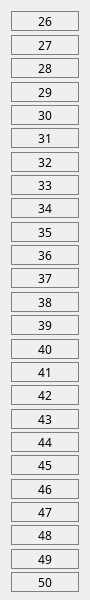
                <widget class="QWidget" name="widget_13" native="true">
                 <property name="minimumSize">
                  <size>
                   <width>90</width>
                   <height>600</height>
                  </size>
                 </property>
                 <property name="maximumSize">
                  <size>
                   <width>90</width>
                   <height>600</height>
                  </size>
                 </property>
                 <layout class="QVBoxLayout" name="verticalLayout_6">
                  <item>
                   <widget class="QPushButton" name="parking_26">
                    <property name="minimumSize">
                     <size>
                      <width>0</width>
                      <height>20</height>
                     </size>
                    </property>
                    <property name="font">
                     <font>
                      <family>Segoe UI Black</family>
                      <pointsize>9</pointsize>
                     </font>
                    </property>
                    <property name="styleSheet">
                     <string notr="true">border : 1 solid gray;</string>
                    </property>
                    <property name="text">
                     <string>26</string>
                    </property>
                   </widget>
                  </item>
                  <item>
                   <widget class="QPushButton" name="parking_27">
                    <property name="minimumSize">
                     <size>
                      <width>0</width>
                      <height>20</height>
                     </size>
                    </property>
                    <property name="font">
                     <font>
                      <family>Segoe UI Black</family>
                      <pointsize>9</pointsize>
                     </font>
                    </property>
                    <property name="styleSheet">
                     <string notr="true">border : 1 solid gray;</string>
                    </property>
                    <property name="text">
                     <string>27</string>
                    </property>
                   </widget>
                  </item>
                  <item>
                   <widget class="QPushButton" name="parking_28">
                    <property name="minimumSize">
                     <size>
                      <width>0</width>
                      <height>20</height>
                     </size>
                    </property>
                    <property name="font">
                     <font>
                      <family>Segoe UI Black</family>
                      <pointsize>9</pointsize>
                     </font>
                    </property>
                    <property name="styleSheet">
                     <string notr="true">border : 1 solid gray;</string>
                    </property>
                    <property name="text">
                     <string>28</string>
                    </property>
                   </widget>
                  </item>
                  <item>
                   <widget class="QPushButton" name="parking_29">
                    <property name="minimumSize">
                     <size>
                      <width>0</width>
                      <height>20</height>
                     </size>
                    </property>
                    <property name="font">
                     <font>
                      <family>Segoe UI Black</family>
                      <pointsize>9</pointsize>
                     </font>
                    </property>
                    <property name="styleSheet">
                     <string notr="true">border : 1 solid gray;</string>
                    </property>
                    <property name="text">
                     <string>29</string>
                    </property>
                   </widget>
                  </item>
                  <item>
                   <widget class="QPushButton" name="parking_30">
                    <property name="minimumSize">
                     <size>
                      <width>0</width>
                      <height>20</height>
                     </size>
                    </property>
                    <property name="font">
                     <font>
                      <family>Segoe UI Black</family>
                      <pointsize>9</pointsize>
                     </font>
                    </property>
                    <property name="styleSheet">
                     <string notr="true">border : 1 solid gray;</string>
                    </property>
                    <property name="text">
                     <string>30</string>
                    </property>
                   </widget>
                  </item>
                  <item>
                   <widget class="QPushButton" name="parking_31">
                    <property name="minimumSize">
                     <size>
                      <width>0</width>
                      <height>20</height>
                     </size>
                    </property>
                    <property name="font">
                     <font>
                      <family>Segoe UI Black</family>
                      <pointsize>9</pointsize>
                     </font>
                    </property>
                    <property name="styleSheet">
                     <string notr="true">border : 1 solid gray;</string>
                    </property>
                    <property name="text">
                     <string>31</string>
                    </property>
                   </widget>
                  </item>
                  <item>
                   <widget class="QPushButton" name="parking_32">
                    <property name="minimumSize">
                     <size>
                      <width>0</width>
                      <height>20</height>
                     </size>
                    </property>
                    <property name="font">
                     <font>
                      <family>Segoe UI Black</family>
                      <pointsize>9</pointsize>
                     </font>
                    </property>
                    <property name="styleSheet">
                     <string notr="true">border : 1 solid gray;</string>
                    </property>
                    <property name="text">
                     <string>32</string>
                    </property>
                   </widget>
                  </item>
                  <item>
                   <widget class="QPushButton" name="parking_33">
                    <property name="minimumSize">
                     <size>
                      <width>0</width>
                      <height>20</height>
                     </size>
                    </property>
                    <property name="font">
                     <font>
                      <family>Segoe UI Black</family>
                      <pointsize>9</pointsize>
                     </font>
                    </property>
                    <property name="styleSheet">
                     <string notr="true">border : 1 solid gray;</string>
                    </property>
                    <property name="text">
                     <string>33</string>
                    </property>
                   </widget>
                  </item>
                  <item>
                   <widget class="QPushButton" name="parking_34">
                    <property name="minimumSize">
                     <size>
                      <width>0</width>
                      <height>20</height>
                     </size>
                    </property>
                    <property name="font">
                     <font>
                      <family>Segoe UI Black</family>
                      <pointsize>9</pointsize>
                     </font>
                    </property>
                    <property name="styleSheet">
                     <string notr="true">border : 1 solid gray;</string>
                    </property>
                    <property name="text">
                     <string>34</string>
                    </property>
                   </widget>
                  </item>
                  <item>
                   <widget class="QPushButton" name="parking_35">
                    <property name="minimumSize">
                     <size>
                      <width>0</width>
                      <height>20</height>
                     </size>
                    </property>
                    <property name="font">
                     <font>
                      <family>Segoe UI Black</family>
                      <pointsize>9</pointsize>
                     </font>
                    </property>
                    <property name="styleSheet">
                     <string notr="true">border : 1 solid gray;</string>
                    </property>
                    <property name="text">
                     <string>35</string>
                    </property>
                   </widget>
                  </item>
                  <item>
                   <widget class="QPushButton" name="parking_36">
                    <property name="minimumSize">
                     <size>
                      <width>0</width>
                      <height>20</height>
                     </size>
                    </property>
                    <property name="font">
                     <font>
                      <family>Segoe UI Black</family>
                      <pointsize>9</pointsize>
                     </font>
                    </property>
                    <property name="styleSheet">
                     <string notr="true">border : 1 solid gray;</string>
                    </property>
                    <property name="text">
                     <string>36</string>
                    </property>
                   </widget>
                  </item>
                  <item>
                   <widget class="QPushButton" name="parking_37">
                    <property name="minimumSize">
                     <size>
                      <width>0</width>
                      <height>20</height>
                     </size>
                    </property>
                    <property name="font">
                     <font>
                      <family>Segoe UI Black</family>
                      <pointsize>9</pointsize>
                     </font>
                    </property>
                    <property name="styleSheet">
                     <string notr="true">border : 1 solid gray;</string>
                    </property>
                    <property name="text">
                     <string>37</string>
                    </property>
                   </widget>
                  </item>
                  <item>
                   <widget class="QPushButton" name="parking_38">
                    <property name="minimumSize">
                     <size>
                      <width>0</width>
                      <height>20</height>
                     </size>
                    </property>
                    <property name="font">
                     <font>
                      <family>Segoe UI Black</family>
                      <pointsize>9</pointsize>
                     </font>
                    </property>
                    <property name="styleSheet">
                     <string notr="true">border : 1 solid gray;</string>
                    </property>
                    <property name="text">
                     <string>38</string>
                    </property>
                   </widget>
                  </item>
                  <item>
                   <widget class="QPushButton" name="parking_39">
                    <property name="minimumSize">
                     <size>
                      <width>0</width>
                      <height>20</height>
                     </size>
                    </property>
                    <property name="font">
                     <font>
                      <family>Segoe UI Black</family>
                      <pointsize>9</pointsize>
                     </font>
                    </property>
                    <property name="styleSheet">
                     <string notr="true">border : 1 solid gray;</string>
                    </property>
                    <property name="text">
                     <string>39</string>
                    </property>
                   </widget>
                  </item>
                  <item>
                   <widget class="QPushButton" name="parking_40">
                    <property name="minimumSize">
                     <size>
                      <width>0</width>
                      <height>20</height>
                     </size>
                    </property>
                    <property name="font">
                     <font>
                      <family>Segoe UI Black</family>
                      <pointsize>9</pointsize>
                     </font>
                    </property>
                    <property name="styleSheet">
                     <string notr="true">border : 1 solid gray;</string>
                    </property>
                    <property name="text">
                     <string>40</string>
                    </property>
                   </widget>
                  </item>
                  <item>
                   <widget class="QPushButton" name="parking_41">
                    <property name="minimumSize">
                     <size>
                      <width>0</width>
                      <height>20</height>
                     </size>
                    </property>
                    <property name="font">
                     <font>
                      <family>Segoe UI Black</family>
                      <pointsize>9</pointsize>
                     </font>
                    </property>
                    <property name="styleSheet">
                     <string notr="true">border : 1 solid gray;</string>
                    </property>
                    <property name="text">
                     <string>41</string>
                    </property>
                   </widget>
                  </item>
                  <item>
                   <widget class="QPushButton" name="parking_42">
                    <property name="minimumSize">
                     <size>
                      <width>0</width>
                      <height>20</height>
                     </size>
                    </property>
                    <property name="font">
                     <font>
                      <family>Segoe UI Black</family>
                      <pointsize>9</pointsize>
                     </font>
                    </property>
                    <property name="styleSheet">
                     <string notr="true">border : 1 solid gray;
</string>
                    </property>
                    <property name="text">
                     <string>42</string>
                    </property>
                   </widget>
                  </item>
                  <item>
                   <widget class="QPushButton" name="parking_43">
                    <property name="minimumSize">
                     <size>
                      <width>0</width>
                      <height>20</height>
                     </size>
                    </property>
                    <property name="font">
                     <font>
                      <family>Segoe UI Black</family>
                      <pointsize>9</pointsize>
                     </font>
                    </property>
                    <property name="styleSheet">
                     <string notr="true">border : 1 solid gray;</string>
                    </property>
                    <property name="text">
                     <string>43</string>
                    </property>
                   </widget>
                  </item>
                  <item>
                   <widget class="QPushButton" name="parking_44">
                    <property name="minimumSize">
                     <size>
                      <width>0</width>
                      <height>20</height>
                     </size>
                    </property>
                    <property name="font">
                     <font>
                      <family>Segoe UI Black</family>
                      <pointsize>9</pointsize>
                     </font>
                    </property>
                    <property name="styleSheet">
                     <string notr="true">border : 1 solid gray;</string>
                    </property>
                    <property name="text">
                     <string>44</string>
                    </property>
                   </widget>
                  </item>
                  <item>
                   <widget class="QPushButton" name="parking_45">
                    <property name="minimumSize">
                     <size>
                      <width>0</width>
                      <height>20</height>
                     </size>
                    </property>
                    <property name="font">
                     <font>
                      <family>Segoe UI Black</family>
                      <pointsize>9</pointsize>
                     </font>
                    </property>
                    <property name="styleSheet">
                     <string notr="true">border : 1 solid gray;</string>
                    </property>
                    <property name="text">
                     <string>45</string>
                    </property>
                   </widget>
                  </item>
                  <item>
                   <widget class="QPushButton" name="parking_46">
                    <property name="minimumSize">
                     <size>
                      <width>0</width>
                      <height>20</height>
                     </size>
                    </property>
                    <property name="font">
                     <font>
                      <family>Segoe UI Black</family>
                      <pointsize>9</pointsize>
                     </font>
                    </property>
                    <property name="styleSheet">
                     <string notr="true">border : 1 solid gray;</string>
                    </property>
                    <property name="text">
                     <string>46</string>
                    </property>
                   </widget>
                  </item>
                  <item>
                   <widget class="QPushButton" name="parking_47">
                    <property name="minimumSize">
                     <size>
                      <width>0</width>
                      <height>20</height>
                     </size>
                    </property>
                    <property name="font">
                     <font>
                      <family>Segoe UI Black</family>
                      <pointsize>9</pointsize>
                     </font>
                    </property>
                    <property name="styleSheet">
                     <string notr="true">border : 1 solid gray;</string>
                    </property>
                    <property name="text">
                     <string>47</string>
                    </property>
                   </widget>
                  </item>
                  <item>
                   <widget class="QPushButton" name="parking_48">
                    <property name="minimumSize">
                     <size>
                      <width>0</width>
                      <height>20</height>
                     </size>
                    </property>
                    <property name="font">
                     <font>
                      <family>Segoe UI Black</family>
                      <pointsize>9</pointsize>
                     </font>
                    </property>
                    <property name="styleSheet">
                     <string notr="true">border : 1 solid gray;</string>
                    </property>
                    <property name="text">
                     <string>48</string>
                    </property>
                   </widget>
                  </item>
                  <item>
                   <widget class="QPushButton" name="parking_49">
                    <property name="minimumSize">
                     <size>
                      <width>0</width>
                      <height>20</height>
                     </size>
                    </property>
                    <property name="font">
                     <font>
                      <family>Segoe UI Black</family>
                      <pointsize>9</pointsize>
                     </font>
                    </property>
                    <property name="styleSheet">
                     <string notr="true">border : 1 solid gray;</string>
                    </property>
                    <property name="text">
                     <string>49</string>
                    </property>
                   </widget>
                  </item>
                  <item>
                   <widget class="QPushButton" name="parking_50">
                    <property name="minimumSize">
                     <size>
                      <width>0</width>
                      <height>20</height>
                     </size>
                    </property>
                    <property name="font">
                     <font>
                      <family>Segoe UI Black</family>
                      <pointsize>9</pointsize>
                     </font>
                    </property>
                    <property name="styleSheet">
                     <string notr="true">border : 1 solid gray;</string>
                    </property>
                    <property name="text">
                     <string>50</string>
                    </property>
                   </widget>
                  </item>
                 </layout>
                </widget>
